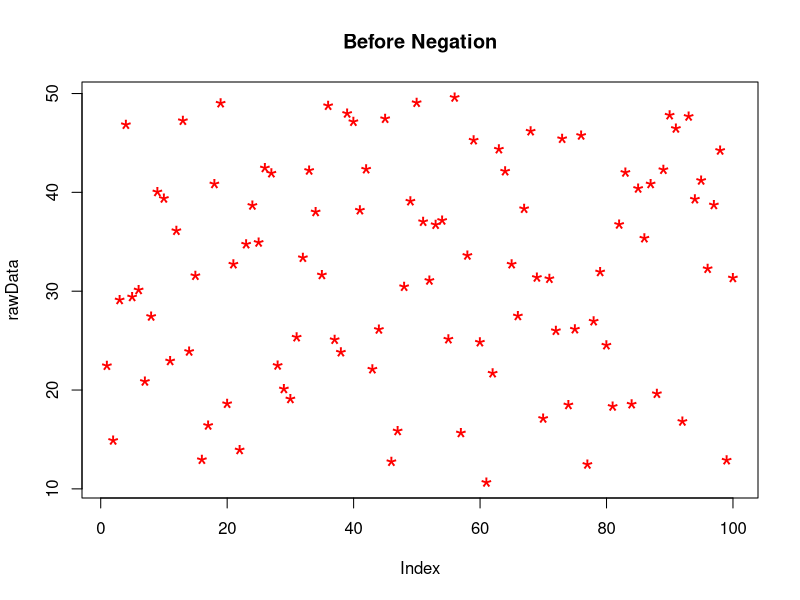
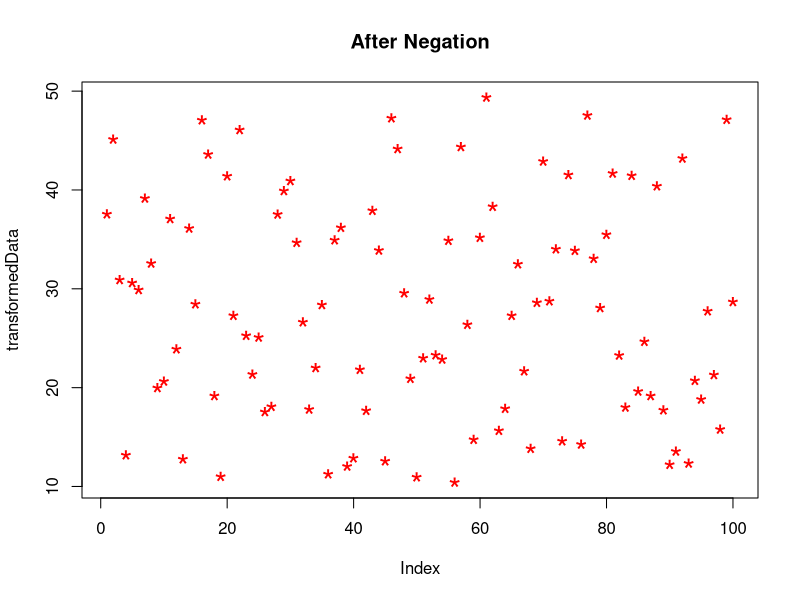

Generate these figures, in order, with R:
# Negation

# Creating raw i/p
rawData = runif(100, 10, 50)
# Visualisation
plot(rawData, main = "Before Negation", col = "red", cex = 2, pch = 42)
# Inverting
transformedData = 50-rawData+10
# Visualisation
plot(transformedData, main = "After Negation", col = "red", cex = 2, pch = 42)